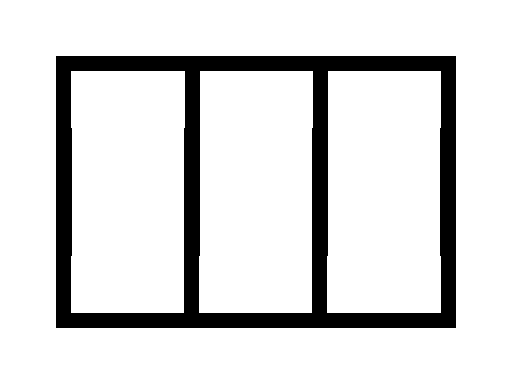

Rendered tile map (Tiled .tmx) drawn with the repository's tilesets; below, a short description and the full map source, tile grids included:
An orthogonal 4x3 tile map with 128x128 px tiles, 1 tile layer (Tile Layer 1).

<map version="1.2" tiledversion="1.3.4" orientation="orthogonal" renderorder="right-down" width="4" height="3" tilewidth="128" tileheight="128" infinite="0" nextlayerid="2" nextobjectid="1">
 <tileset firstgid="1" name="g1" tilewidth="128" tileheight="128" tilecount="15" columns="0">
  <grid orientation="orthogonal" width="1" height="1" />
  <tile id="0">
   <image width="128" height="128" source="../tileset/0.bmp" />
  </tile>
  <tile id="1">
   <image width="128" height="128" source="../tileset/1.bmp" />
  </tile>
  <tile id="2">
   <image width="128" height="128" source="../tileset/2.bmp" />
  </tile>
  <tile id="3">
   <image width="128" height="128" source="../tileset/3.bmp" />
  </tile>
  <tile id="4">
   <image width="128" height="128" source="../tileset/4.bmp" />
  </tile>
  <tile id="5">
   <image width="128" height="128" source="../tileset/5.bmp" />
  </tile>
  <tile id="6">
   <image width="128" height="128" source="../tileset/6.bmp" />
  </tile>
  <tile id="7">
   <image width="128" height="128" source="../tileset/7.bmp" />
  </tile>
  <tile id="8">
   <image width="128" height="128" source="../tileset/8.bmp" />
  </tile>
  <tile id="9">
   <image width="128" height="128" source="../tileset/9.bmp" />
  </tile>
  <tile id="10">
   <image width="128" height="128" source="../tileset/10.bmp" />
  </tile>
  <tile id="11">
   <image width="128" height="128" source="../tileset/11.bmp" />
  </tile>
  <tile id="12">
   <image width="128" height="128" source="../tileset/12.bmp" />
  </tile>
  <tile id="13">
   <image width="128" height="128" source="../tileset/13.bmp" />
  </tile>
  <tile id="14">
   <image width="128" height="128" source="../tileset/14.bmp" />
  </tile>
 </tileset>
 <layer id="1" name="Tile Layer 1" width="4" height="3">
  <data encoding="csv">
8,13,13,9,
5,5,5,5,
7,11,11,10
</data>
 </layer>
</map>
